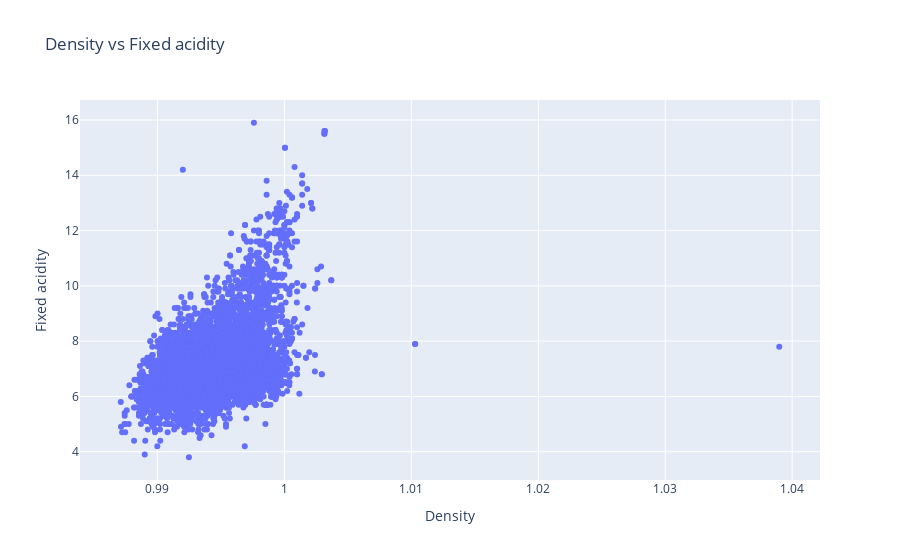

Notebook source saved alongside this figure:
### Code cell
# Scatter plot

#defining data
trace = go.Scatter(x = df['Density'],y=df['Fixed acidity'],text = df['Quality'],mode='markers')
data=[trace]
#defining layout
layout = go.Layout(title='Density vs Fixed acidity',xaxis=dict(title='Density'),yaxis=dict(title='Fixed acidity'),hovermode='closest')
#defining figure and plotting
figure = go.Figure(data=data,layout=layout)
iplot(figure)

### Figure 1 — Plotly figure (JSON) as saved in the notebook; plotly's stock layout.template omitted (floating-point values rounded to 4 significant figures; data arrays with more than 128 entries replaced by an {"elided": "..."} marker saying what was removed)
{"data": [{"mode": "markers", "text": {"elided": "6497 int values"}, "type": "scatter", "x": {"elided": "6497 float values"}, "y": {"elided": "6497 float values"}}], "layout": {"hovermode": "closest", "title": {"text": "Density vs Fixed acidity"}, "xaxis": {"title": {"text": "Density"}}, "yaxis": {"title": {"text": "Fixed acidity"}}}}
